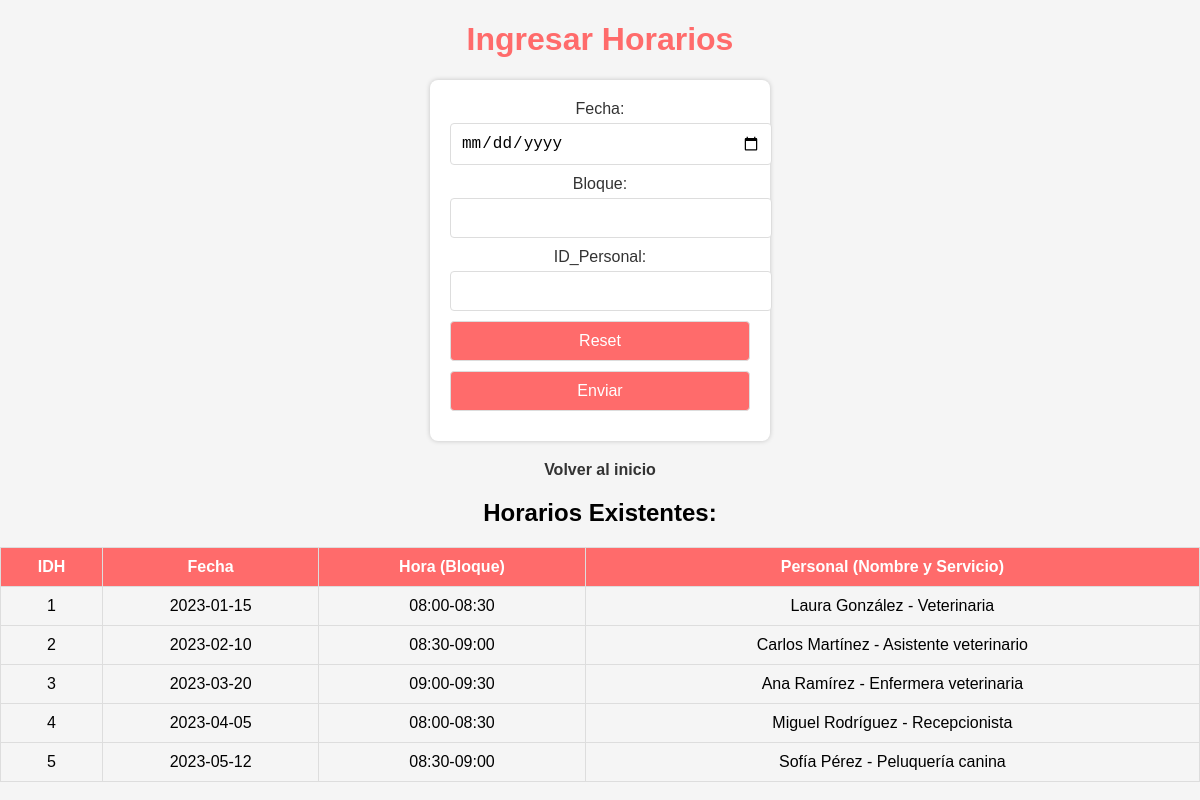
Page /ing_h.php on the committed database.
### tables this page shows
CREATE TABLE horario (
    idh INT PRIMARY KEY AUTO_INCREMENT,
    fecha DATE,
    bloque INT, 
    personal INT,
    mascota INT,
    FOREIGN KEY (personal) REFERENCES personal(idp),
    FOREIGN KEY (mascota) REFERENCES ficha(idf)
);

CREATE TABLE personal (
    idp INT PRIMARY KEY AUTO_INCREMENT,
    rut VARCHAR(9),
    nombre VARCHAR(255),
    telefono VARCHAR(9),
    correo VARCHAR(255),
    servicio VARCHAR(255)
);

### ing_h.php (the view, shortened to what this page needs)
<!DOCTYPE html>
<html>
<head>
</head>
<body>
    <h1>Ingresar Horarios</h1>
    <form action="ing_h.php" method="post">
        <label for="Fecha">Fecha:</label>
        <input type="date" id="Fecha" name="Fecha" required>
        <label for="Bloque">Bloque:</label>
        <input type="number" id="Bloque" name="Bloque" required>
        <label for="ID_Personal">ID_Personal:</label>
        <input type="number" id="ID_Personal" name="ID_Personal" required>
        <button type="reset" value="Reset">Reset</button>
        <button type="submit" name="enviar">Enviar</button>
    </form>
    <b><a href="m_p.php">Volver al inicio</a></b>
    <?php
    include('dbconnect.php');
    function bloqueAHora($bloque) {
        $horaInicio = 8 * 60;
        $intervalo = 30;
        $inicioBloque = $horaInicio + ($bloque - 1) * $intervalo;
        $finBloque = $inicioBloque + $intervalo;
        return sprintf("%02d:%02d-%02d:%02d",
                       intdiv($inicioBloque, 60), $inicioBloque % 60,
                       intdiv($finBloque, 60), $finBloque % 60);
    }
    $query_select = "SELECT Horario.idh, Horario.fecha, Horario.bloque, Personal.nombre AS nombre_personal, Personal.servicio AS servicio_personal
        FROM Horario
        LEFT JOIN Personal ON Horario.personal = Personal.idp";
    $result_select = mysqli_query($DBConnect, $query_select);
    if ($result_select) {
    echo "<h2>Horarios Existentes:</h2>";
    echo "<table>
    <tr>
    <th>IDH</th>
    <th>Fecha</th>
    <th>Hora (Bloque)</th>
    <th>Personal (Nombre y Servicio)</th>
    </tr>";
    while ($row = mysqli_fetch_assoc($result_select)) {
    $horaBloque = bloqueAHora($row['bloque']);
    echo "<tr>
    <td>{$row['idh']}</td>
    <td>{$row['fecha']}</td>
    <td>$horaBloque</td>
    <td>{$row['nombre_personal']} - {$row['servicio_personal']}</td>
    </tr>";
    }
    echo "</table>";
    } else {
        echo "<p>No se pudieron recuperar los horarios existentes. Error: " . mysqli_error($DBConnect) . "</p>";
    }
    ?>
</body>
</html>

### ing_h.php (style rules this page uses)
body { background-color: #F5F5F5; font-family: Arial, sans-serif; text-align: center; margin: 0; padding: 0; }
h1, p { color: #FF6B6B; }
form { max-width: 300px; margin: 0 auto; background-color: #FFF; padding: 20px; border-radius: 8px; box-shadow: 0 0 5px rgba(0, 0, 0, 0.2); }
label { display: block; margin-bottom: 5px; color: #333; }
input[type="date"], input[type="number"], input[type="text"], button { width: 100%; padding: 10px; margin-bottom: 10px; border: 1px solid #DDD; border-radius: 4px; font-size: 16px; }
button { background-color: #FF6B6B; color: white; cursor: pointer; }
b { display: block; margin-top: 20px; color: #333; }
a { text-decoration: none; color: #333; }
table { width: 100%; border-collapse: collapse; margin-top: 20px; }
table, th, td { border: 1px solid #DDD; }
th, td { padding: 10px; }
th { background-color: #FF6B6B; color: white; }

### rows in the picture
horario: idh "1", fecha "2023-01-15", bloque "08:00-08:30", personal.nombre "Laura González", personal.servicio "Veterinaria"
horario: idh "2", fecha "2023-02-10", bloque "08:30-09:00", personal.nombre "Carlos Martínez", personal.servicio "Asistente veterinario"
horario: idh "3", fecha "2023-03-20", bloque "09:00-09:30", personal.nombre "Ana Ramírez", personal.servicio "Enfermera veterinaria"
horario: idh "4", fecha "2023-04-05", bloque "08:00-08:30", personal.nombre "Miguel Rodríguez", personal.servicio "Recepcionista"
horario: idh "5", fecha "2023-05-12", bloque "08:30-09:00", personal.nombre "Sofía Pérez", personal.servicio "Peluquería canina"
